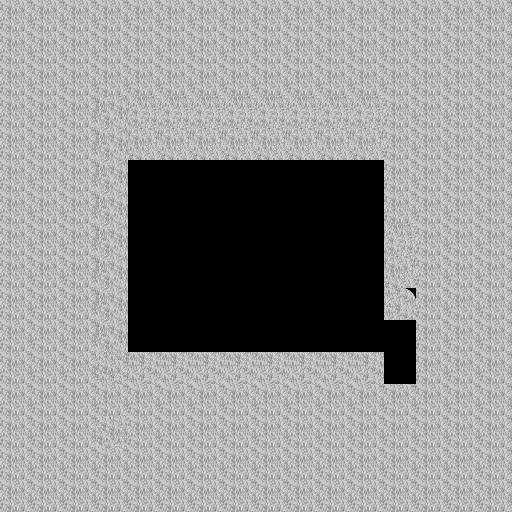

This game map was drawn from its Tiled (.tmx) file and the tilesets committed beside it. A one-line description and the trimmed map source follow:
An orthogonal 16x16 tile map with 32x32 px tiles, 4 tile layers (floor, carpet, walls, walls_up).

<map version="1.2" tiledversion="1.3.3" orientation="orthogonal" renderorder="right-down" width="16" height="16" tilewidth="32" tileheight="32" infinite="0" nextlayerid="5" nextobjectid="1">
 <tileset firstgid="1" source="pokoj_karlosa_tileset.tsx" />
 <layer id="2" name="floor" width="16" height="16">
  <data>[256 cells, 256 non-empty, 2 distinct tile ids]</data>
 </layer>
 <layer id="3" name="carpet" width="16" height="16">
  <data>[256 cells, 0 non-empty, 0 distinct tile ids]</data>
 </layer>
 <layer id="1" name="walls" width="16" height="16">
  <data>[256 cells, 40 non-empty, 8 distinct tile ids]</data>
 </layer>
 <layer id="4" name="walls_up" width="16" height="16">
  <data>[256 cells, 32 non-empty, 8 distinct tile ids]</data>
 </layer>
</map>